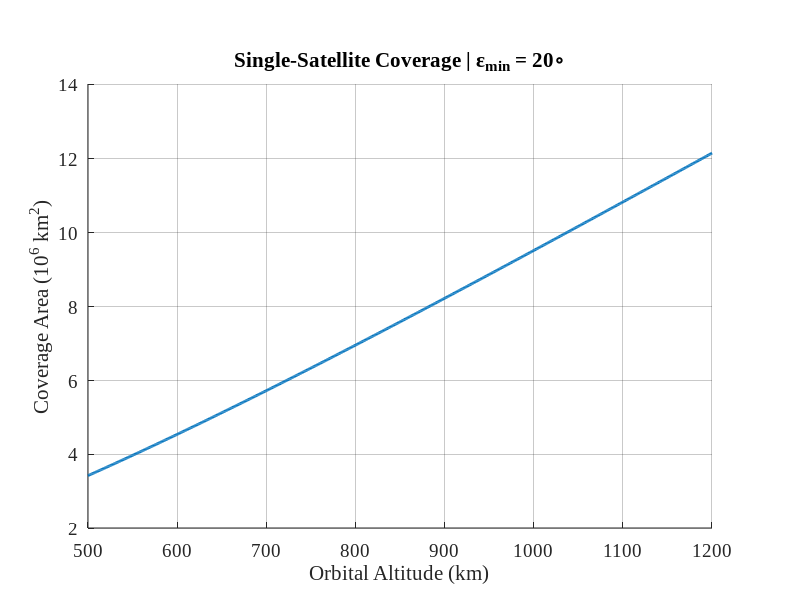
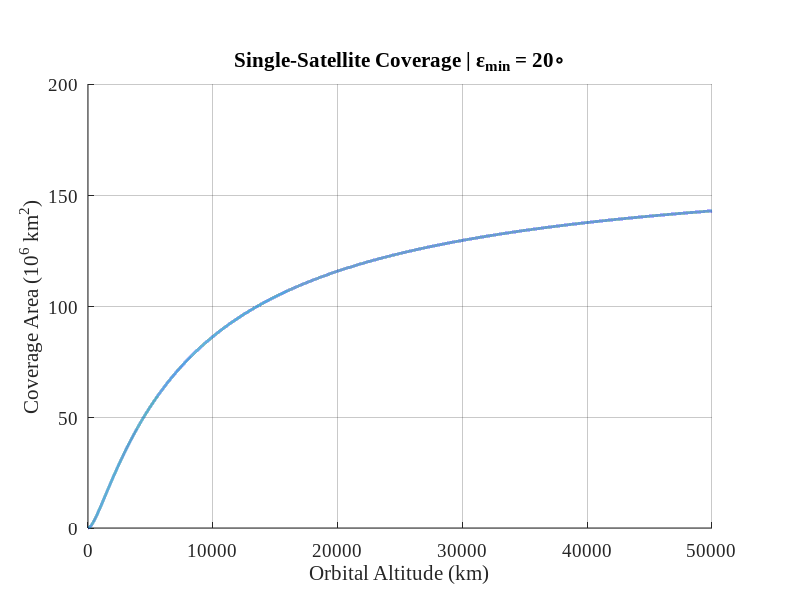

Write the MATLAB code that produced these figures, in order. (Note: this script raises an error after producing the figures.)
% xvfb-run -a --server-args="-screen 0 1920x1080x24" matlab -nosplash -nodesktop -batch "run('plotting_scripts/sweeps/plot_coverage_area_vs_altitude.m')"
close all; clearvars; clc;

%% Output directory
out_dir = fullfile(fileparts(fileparts(fileparts(mfilename('fullpath')))), 'plotting_scripts/figures');
if ~exist(out_dir, 'dir'); mkdir(out_dir); end

%% Parameters
heights_km  = 500:1:1200;
elev_min    = 20;          % minimum elevation angle (degrees)
Re_km       = 6371;        % Earth radius (km)

%% Compute spherical cap coverage area
% Step 1: nadir angle η at the satellite
eta_rad  = asin(Re_km * cosd(elev_min) ./ (Re_km + heights_km));

% Step 2: Earth central half-angle ρ = 90° - ε - η
rho_rad  = deg2rad(90 - elev_min) - eta_rad;

% Spherical cap area (km²)
A_km2    = 2 * pi * Re_km^2 .* (1 - cos(rho_rad));

%% Primary axes — coverage area (LEO sweep)
f1  = figure('Color', 'w', 'Visible', 'off', 'Position', [100 100 700 450]);
ax1 = axes(f1, 'Position', [0.11 0.12 0.78 0.74]);
plot(ax1, heights_km, A_km2 / 1e6, '-', 'Color', '#0072BD', 'LineWidth', 2);
grid(ax1, 'on');
set(ax1, 'GridAlpha', 0.25, 'FontName', 'Times New Roman', 'FontSize', 14, 'Box', 'off');
xlabel(ax1, 'Orbital Altitude (km)',     'FontName', 'Times New Roman');
ylabel(ax1, 'Coverage Area (10^6 km^2)', 'FontName', 'Times New Roman');
title(ax1,  sprintf('Single-Satellite Coverage | \\epsilon_{min} = %d\\circ', elev_min), ...
      'FontName', 'Times New Roman');

exportgraphics(f1, fullfile(out_dir, 'coverage_area_vs_altitude.png'), 'Resolution', 300);
close(f1);
fprintf('Saved: coverage_area_vs_altitude.png\n');

%% Figure 2 — full orbital regime (1 km to 50 000 km)
h_wide_km   = 1:1:50000;
eta_wide    = asin(Re_km * cosd(elev_min) ./ (Re_km + h_wide_km));
rho_wide    = deg2rad(90 - elev_min) - eta_wide;
A_wide_km2  = 2 * pi * Re_km^2 .* (1 - cos(rho_wide));

f2  = figure('Color', 'w', 'Visible', 'off', 'Position', [100 100 700 450]);
ax3 = axes(f2, 'Position', [0.11 0.12 0.78 0.74]);
plot(ax3, h_wide_km, A_wide_km2 / 1e6, '-', 'Color', '#0072BD', 'LineWidth', 2);
grid(ax3, 'on');
set(ax3, 'GridAlpha', 0.25, 'FontName', 'Times New Roman', 'FontSize', 14, 'Box', 'off');
xlabel(ax3, 'Orbital Altitude (km)',     'FontName', 'Times New Roman');
ylabel(ax3, 'Coverage Area (10^6 km^2)', 'FontName', 'Times New Roman');
title(ax3,  sprintf('Single-Satellite Coverage | \\epsilon_{min} = %d\\circ', elev_min), ...
      'FontName', 'Times New Roman');

% Regime tick marks and vertical lines
regimes     = [1000,  20000,  35786];
regime_lbls = {'LEO', 'MEO',  'GEO'};
colors_reg  = {'#A2142F', '#EDB120', '#77AC30'};
yl3 = ylim(ax3);
hold(ax3, 'on');
for ri = 1:numel(regimes)
    xline(ax3, regimes(ri), '--', 'Color', colors_reg{ri}, 'LineWidth', 1.2, ...
          'Label', regime_lbls{ri}, 'LabelVerticalAlignment', 'bottom', ...
          'FontName', 'Times New Roman', 'FontSize', 12);
end
hold(ax3, 'off');

exportgraphics(f2, fullfile(out_dir, 'coverage_area_vs_altitude_wide.png'), 'Resolution', 300);
close(f2);
fprintf('Saved: coverage_area_vs_altitude_wide.png\n');
